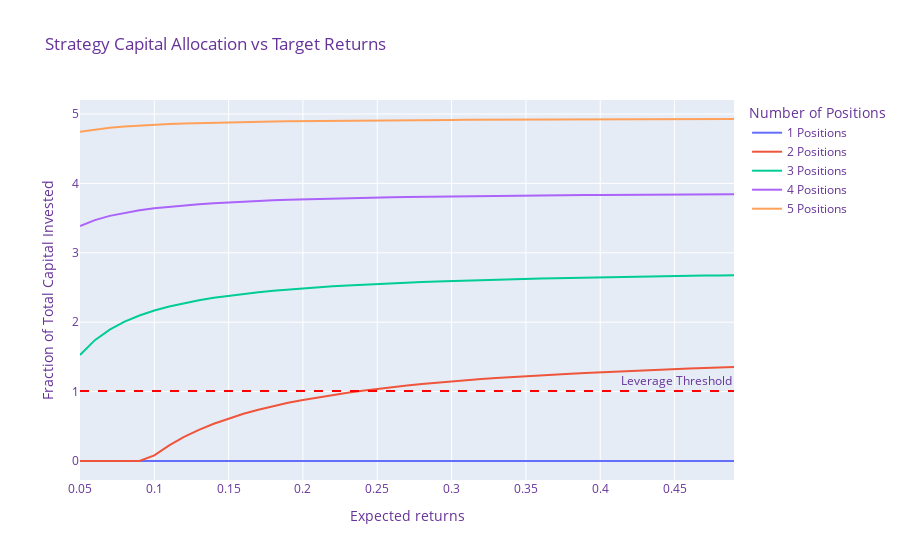

The notebook cell this image was saved under:
### Markdown cell above
Considering partial losses : Loss of 1 position

### Code cell
expected_gain_range = np.arange(0.05, 0.5, 0.01)

position_range = np.arange(1, 6)

p_not_breakeven = 0.4
# num_positions = 2
fig = go.Figure()
for num_positions in position_range:
    
    p = 1 - p_not_breakeven**num_positions
    gain_fraction_df =  pd.DataFrame({"Capital Fraction":np.apply_along_axis(lambda expected_gain: p/(1/num_positions) -  (1-p) / expected_gain, 0, expected_gain_range),
                                  "Expected Gain":expected_gain_range})
    gain_fraction_df.loc[gain_fraction_df['Capital Fraction']<0, 'Capital Fraction'] = 0
    # gain_fraction_df.loc[gain_fraction_df['Capital Fraction'].gt(0.05).idxmax(), "Expected Gain"]

    fig.add_trace(go.Scatter(x=gain_fraction_df["Expected Gain"], y=gain_fraction_df["Capital Fraction"],
                    mode='lines',
                    name='%d Positions'%num_positions))
    
fig.add_hline(1.01, line_dash="dash", line_color="red", annotation_text='Leverage Threshold')
fig.update_layout(
    title="Strategy Capital Allocation vs Target Returns",
    xaxis_title="Expected returns",
    yaxis_title="Fraction of Total Capital Invested",
    legend_title="Number of Positions",
    font=dict(
#         family="Courier New, monospace",
        size=12,
        color="RebeccaPurple"
    )
)

fig.show()

### Figure 1 — Plotly figure (JSON) as saved in the notebook; plotly's stock layout.template omitted (floating-point values rounded to 4 significant figures)
{"data": [{"mode": "lines", "name": "1 Positions", "type": "scatter", "x": [0.05, 0.06, 0.07, 0.08, 0.09, 0.1, 0.11, 0.12, 0.13, 0.14, 0.15, 0.16, 0.17, 0.18, 0.19, 0.2, 0.21, 0.22, 0.23, 0.24, 0.25, 0.26, 0.27, 0.28, 0.29, 0.3, 0.31, 0.32, 0.33, 0.34, 0.35, 0.36, 0.37, 0.38, 0.39, 0.4, 0.41, 0.42, 0.43, 0.44, 0.45, 0.46, 0.47, 0.48, 0.49], "y": [0, 0, 0, 0, 0, 0, 0, 0, 0, 0, 0, 0, 0, 0, 0, 0, 0, 0, 0, 0, 0, 0, 0, 0, 0, 0, 0, 0, 0, 0, 0, 0, 0, 0, 0, 0, 0, 0, 0, 0, 0, 0, 0, 0, 0]}, {"mode": "lines", "name": "2 Positions", "type": "scatter", "x": [0.05, 0.06, 0.07, 0.08, 0.09, 0.1, 0.11, 0.12, 0.13, 0.14, 0.15, 0.16, 0.17, 0.18, 0.19, 0.2, 0.21, 0.22, 0.23, 0.24, 0.25, 0.26, 0.27, 0.28, 0.29, 0.3, 0.31, 0.32, 0.33, 0.34, 0.35, 0.36, 0.37, 0.38, 0.39, 0.4, 0.41, 0.42, 0.43, 0.44, 0.45, 0.46, 0.47, 0.48, 0.49], "y": [0, 0, 0, 0, 0, 0.08, 0.2255, 0.3467, 0.4492, 0.5371, 0.6133, 0.68, 0.7388, 0.7911, 0.8379, 0.88, 0.9181, 0.9527, 0.9843, 1.013, 1.04, 1.065, 1.087, 1.109, 1.128, 1.147, 1.164, 1.18, 1.195, 1.209, 1.223, 1.236, 1.248, 1.259, 1.27, 1.28, 1.29, 1.299, 1.308, 1.316, 1.324, 1.332, 1.34, 1.347, 1.353]}, {"mode": "lines", "name": "3 Positions", "type": "scatter", "x": [0.05, 0.06, 0.07, 0.08, 0.09, 0.1, 0.11, 0.12, 0.13, 0.14, 0.15, 0.16, 0.17, 0.18, 0.19, 0.2, 0.21, 0.22, 0.23, 0.24, 0.25, 0.26, 0.27, 0.28, 0.29, 0.3, 0.31, 0.32, 0.33, 0.34, 0.35, 0.36, 0.37, 0.38, 0.39, 0.4, 0.41, 0.42, 0.43, 0.44, 0.45, 0.46, 0.47, 0.48, 0.49], "y": [1.528, 1.741, 1.894, 2.008, 2.097, 2.168, 2.226, 2.275, 2.316, 2.351, 2.381, 2.408, 2.432, 2.452, 2.471, 2.488, 2.503, 2.517, 2.53, 2.541, 2.552, 2.562, 2.571, 2.579, 2.587, 2.595, 2.602, 2.608, 2.614, 2.62, 2.625, 2.63, 2.635, 2.64, 2.644, 2.648, 2.652, 2.656, 2.659, 2.663, 2.666, 2.669, 2.672, 2.675, 2.677]}, {"mode": "lines", "name": "4 Positions", "type": "scatter", "x": [0.05, 0.06, 0.07, 0.08, 0.09, 0.1, 0.11, 0.12, 0.13, 0.14, 0.15, 0.16, 0.17, 0.18, 0.19, 0.2, 0.21, 0.22, 0.23, 0.24, 0.25, 0.26, 0.27, 0.28, 0.29, 0.3, 0.31, 0.32, 0.33, 0.34, 0.35, 0.36, 0.37, 0.38, 0.39, 0.4, 0.41, 0.42, 0.43, 0.44, 0.45, 0.46, 0.47, 0.48, 0.49], "y": [3.386, 3.471, 3.532, 3.578, 3.613, 3.642, 3.665, 3.684, 3.701, 3.715, 3.727, 3.738, 3.747, 3.755, 3.763, 3.77, 3.776, 3.781, 3.786, 3.791, 3.795, 3.799, 3.803, 3.806, 3.809, 3.812, 3.815, 3.818, 3.82, 3.822, 3.824, 3.826, 3.828, 3.83, 3.832, 3.834, 3.835, 3.837, 3.838, 3.839, 3.841, 3.842, 3.843, 3.844, 3.845]}, {"mode": "lines", "name": "5 Positions", "type": "scatter", "x": [0.05, 0.06, 0.07, 0.08, 0.09, 0.1, 0.11, 0.12, 0.13, 0.14, 0.15, 0.16, 0.17, 0.18, 0.19, 0.2, 0.21, 0.22, 0.23, 0.24, 0.25, 0.26, 0.27, 0.28, 0.29, 0.3, 0.31, 0.32, 0.33, 0.34, 0.35, 0.36, 0.37, 0.38, 0.39, 0.4, 0.41, 0.42, 0.43, 0.44, 0.45, 0.46, 0.47, 0.48, 0.49], "y": [4.744, 4.778, 4.803, 4.821, 4.835, 4.846, 4.856, 4.863, 4.87, 4.876, 4.881, 4.885, 4.889, 4.892, 4.895, 4.898, 4.9, 4.902, 4.904, 4.906, 4.908, 4.909, 4.911, 4.912, 4.913, 4.915, 4.916, 4.917, 4.918, 4.919, 4.92, 4.92, 4.921, 4.922, 4.923, 4.923, 4.924, 4.924, 4.925, 4.926, 4.926, 4.927, 4.927, 4.927, 4.928]}], "layout": {"annotations": [{"showarrow": false, "text": "Leverage Threshold", "x": 1, "xanchor": "right", "xref": "x domain", "y": 1.01, "yanchor": "bottom", "yref": "y"}], "autosize": true, "font": {"color": "RebeccaPurple", "size": 12}, "legend": {"title": {"text": "Number of Positions"}}, "shapes": [{"line": {"color": "red", "dash": "dash"}, "type": "line", "x0": 0, "x1": 1, "xref": "x domain", "y0": 1.01, "y1": 1.01, "yref": "y"}], "title": {"text": "Strategy Capital Allocation vs Target Returns"}, "xaxis": {"autorange": true, "range": [0.05, 0.49], "title": {"text": "Expected returns"}, "type": "linear"}, "yaxis": {"autorange": true, "range": [-0.2738, 5.202], "title": {"text": "Fraction of Total Capital Invested"}, "type": "linear"}}}
